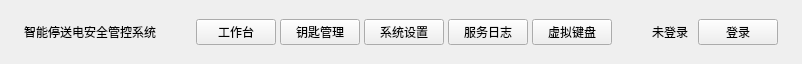
     <widget class="QWidget" name="headerWidget" native="true">
      <property name="minimumSize">
       <size>
        <width>0</width>
        <height>64</height>
       </size>
      </property>
      <property name="maximumSize">
       <size>
        <width>16777215</width>
        <height>64</height>
       </size>
      </property>
      <layout class="QHBoxLayout" name="headerLayout">
       <property name="spacing">
        <number>0</number>
       </property>
       <property name="leftMargin">
        <number>24</number>
       </property>
       <property name="topMargin">
        <number>0</number>
       </property>
       <property name="rightMargin">
        <number>24</number>
       </property>
       <property name="bottomMargin">
        <number>0</number>
       </property>
       <item>
        <widget class="QWidget" name="logoArea" native="true">
         <layout class="QHBoxLayout" name="logoLayout">
          <property name="spacing">
           <number>0</number>
          </property>
          <property name="leftMargin">
           <number>0</number>
          </property>
          <property name="topMargin">
           <number>0</number>
          </property>
          <property name="rightMargin">
           <number>0</number>
          </property>
          <property name="bottomMargin">
           <number>0</number>
          </property>
          <item>
           <widget class="QLabel" name="systemTitle">
            <property name="text">
             <string>智能停送电安全管控系统</string>
            </property>
           </widget>
          </item>
         </layout>
        </widget>
       </item>
       <item>
        <spacer name="headerSpacer1">
         <property name="orientation">
          <enum>Qt::Horizontal</enum>
         </property>
         <property name="sizeHint" stdset="0">
          <size>
           <width>40</width>
           <height>20</height>
          </size>
         </property>
        </spacer>
       </item>
       <item>
        <widget class="QWidget" name="navTabs" native="true">
         <layout class="QHBoxLayout" name="navTabsLayout">
          <property name="spacing">
           <number>4</number>
          </property>
          <property name="leftMargin">
           <number>0</number>
          </property>
          <property name="topMargin">
           <number>0</number>
          </property>
          <property name="rightMargin">
           <number>0</number>
          </property>
          <property name="bottomMargin">
           <number>0</number>
          </property>
          <item>
           <widget class="QPushButton" name="btnWorkbench">
            <property name="text">
             <string>工作台</string>
            </property>
            <property name="checkable">
             <bool>true</bool>
            </property>
            <property name="autoExclusive">
             <bool>true</bool>
            </property>
           </widget>
          </item>
          <item>
           <widget class="QPushButton" name="btnKeys">
            <property name="text">
             <string>钥匙管理</string>
            </property>
            <property name="checkable">
             <bool>true</bool>
            </property>
            <property name="autoExclusive">
             <bool>true</bool>
            </property>
           </widget>
          </item>
          <item>
           <widget class="QPushButton" name="btnSystem">
            <property name="text">
             <string>系统设置</string>
            </property>
            <property name="checkable">
             <bool>true</bool>
            </property>
            <property name="autoExclusive">
             <bool>true</bool>
            </property>
           </widget>
          </item>
          <item>
           <widget class="QPushButton" name="btnService">
            <property name="text">
             <string>服务日志</string>
            </property>
            <property name="checkable">
             <bool>true</bool>
            </property>
            <property name="autoExclusive">
             <bool>true</bool>
            </property>
           </widget>
          </item>
          <item>
           <widget class="QPushButton" name="btnKeyboard">
            <property name="text">
             <string>虚拟键盘</string>
            </property>
            <property name="checkable">
             <bool>true</bool>
            </property>
            <property name="autoExclusive">
             <bool>true</bool>
            </property>
           </widget>
          </item>
         </layout>
        </widget>
       </item>
       <item>
        <spacer name="headerSpacer2">
         <property name="orientation">
          <enum>Qt::Horizontal</enum>
         </property>
         <property name="sizeHint" stdset="0">
          <size>
           <width>40</width>
           <height>20</height>
          </size>
         </property>
        </spacer>
       </item>
       <item>
        <widget class="QWidget" name="userArea" native="true">
         <layout class="QHBoxLayout" name="userAreaLayout">
          <property name="spacing">
           <number>10</number>
          </property>
          <property name="leftMargin">
           <number>0</number>
          </property>
          <property name="topMargin">
           <number>0</number>
          </property>
          <property name="rightMargin">
           <number>0</number>
          </property>
          <property name="bottomMargin">
           <number>0</number>
          </property>
          <item>
           <widget class="QLabel" name="userNameLabel">
            <property name="text">
             <string>未登录</string>
            </property>
           </widget>
          </item>
          <item>
           <widget class="QPushButton" name="logoutBtn">
            <property name="text">
             <string>登录</string>
            </property>
           </widget>
          </item>
         </layout>
        </widget>
       </item>
      </layout>
     </widget>
